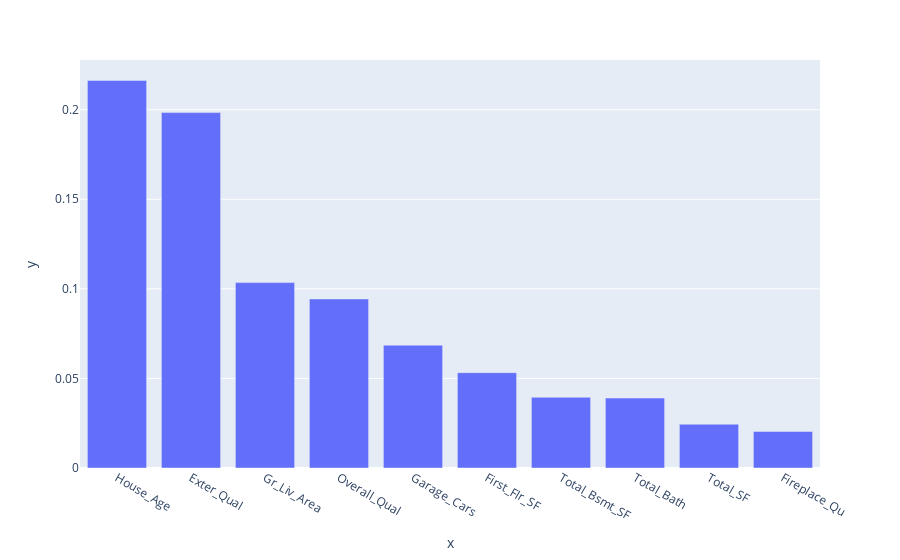

The notebook cell saved with this chart:
### Code cell
plot_importance(rf)

### Figure 1 — Plotly figure (JSON) as saved in the notebook; plotly's stock layout.template omitted (floating-point values rounded to 4 significant figures)
{"data": [{"alignmentgroup": "True", "hovertemplate": "x=%{x}<br>y=%{y}<extra></extra>", "legendgroup": "", "marker": {"color": "#636efa", "pattern": {"shape": ""}}, "name": "", "offsetgroup": "", "orientation": "v", "showlegend": false, "textposition": "auto", "type": "bar", "x": ["House_Age", "Exter_Qual", "Gr_Liv_Area", "Overall_Qual", "Garage_Cars", "First_Flr_SF", "Total_Bsmt_SF", "Total_Bath", "Total_SF", "Fireplace_Qu"], "xaxis": "x", "y": [0.2164, 0.1984, 0.1035, 0.09437, 0.06855, 0.05321, 0.03947, 0.03904, 0.02446, 0.02038], "yaxis": "y"}], "layout": {"barmode": "relative", "legend": {"tracegroupgap": 0}, "margin": {"t": 60}, "xaxis": {"anchor": "y", "domain": [0, 1], "title": {"text": "x"}}, "yaxis": {"anchor": "x", "domain": [0, 1], "title": {"text": "y"}}}}
